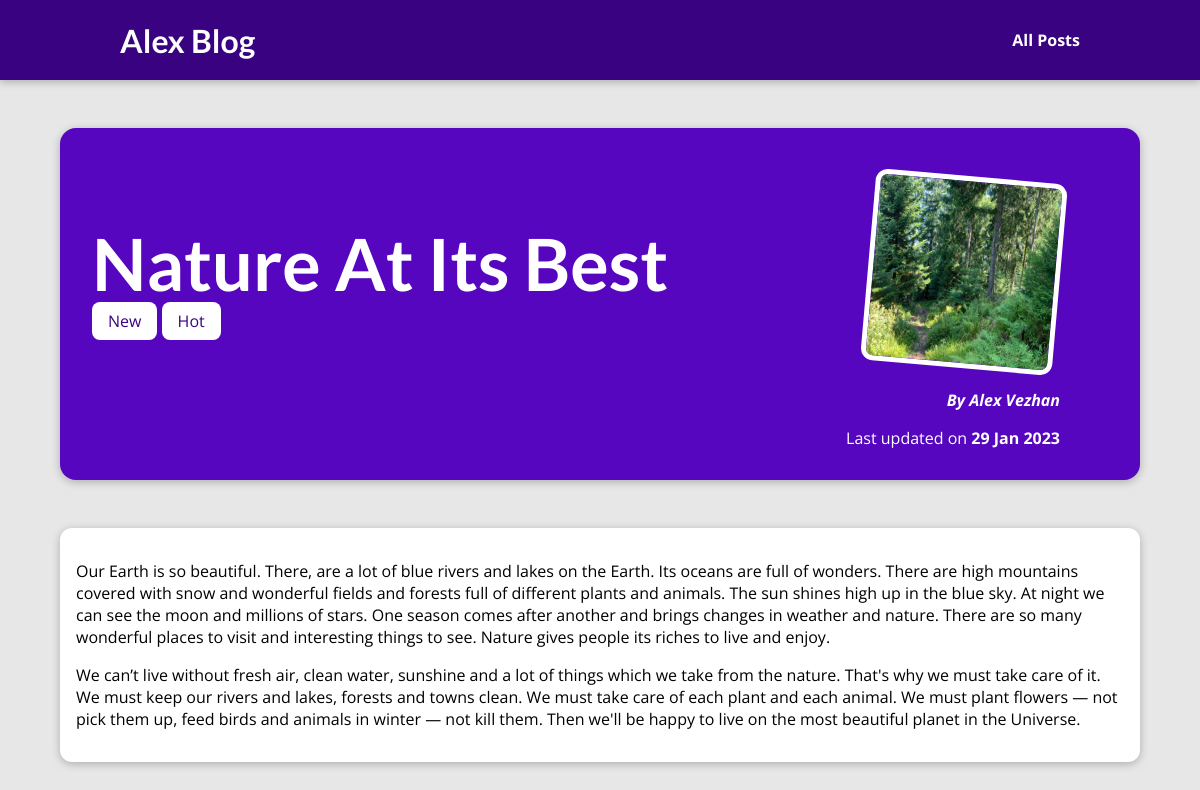
The page /posts/nature-at-its-best on the database its author committed.
### blog/models.py (models this page shows, shortened)
class Post(models.Model):
    title = models.CharField(max_length=150, blank=True)
    excerpt = models.CharField(max_length=300, blank=True)
    image = models.ImageField(upload_to = 'posts', null = True)
    date = models.DateField(auto_now=True)
    slug = models.SlugField(unique=True, db_index=True)
    content = models.TextField(validators=[MinLengthValidator(10)])
    author = models.ForeignKey(Author, on_delete=models.SET_NULL, null=True, related_name='posts')
    tags = models.ManyToManyField(Tag)

class Tag(models.Model):
    caption = models.CharField(max_length=20)

class Author(models.Model):
    firts_name = models.CharField(max_length=100)
    last_name = models.CharField(max_length=100)
    email = models.EmailField(max_length=254)
    def full_name(self):
        return f'{self.firts_name} {self.last_name}'
    def __str__(self):
        return self.full_name()

### blog/views.py (the view)
# urls.py: path('posts/<slug:slug>', views.post_detail, name='post-detail-page') #/posts/my-first-post
def post_detail(request, slug):
    indentified_post = get_object_or_404(Post, slug=slug)
    return render(request, 'blog/post-detail.html', {
        'post': indentified_post,
        'post_tags': indentified_post.tags.all()
    })

### blog/templates/blog/post-detail.html (shortened to what this page needs)
{% extends 'base.html'%}
{% load static %}
{% block css_files%}
    <link rel='stylesheet' href='{% static 'blog/post-detail.css' %}'>
{% endblock %}
{% block content%}
    <section id='summary'>
        <h2>{{ post.title }}</h2>
        <div>
            {% for tag in post_tags%}
                <span class='tag'>{{ tag.caption }}</span>
            {% endfor%}
        </div>
        <article>
            <img src= '{{ post.image.url }}' alt='Post title'>
            <address>By <a href ={{ post.author.email_address }}>{{ post.author }}</a></address>
            <div>
                <p>Last updated on <time>{{post.date|date:'d M Y'}}</time></p>
            </div>
        </article>
    </section>
    <main>
        {{ post.content|linebreaks }}
    </main>
{% endblock %}

### static/app.css (style rules this page uses)
* { box-sizing: border-box; }
html { font-family: 'Open Sans', 'Lato', sans-serif; }
body { margin: 0; }
h1, h2, h3 { font-family: 'Lato', sans-serif; font-weight: bold; }

### blog/static/blog/post-detail.css (style rules this page uses)
body { background-color: #e7e7e7; }
#summary { margin: 8rem auto 3rem auto; padding: 2rem; width: 90%; max-width: 90rem; border-radius: 16px; background-color: #5706c0; position: relative; box-shadow: 0 2px 8px rgba(0, 0, 0, 0.25); height: 22rem; }
#summary h2 { color: white; font-size: 4.5rem; margin-bottom: 0.25rem; }
#summary article { position: absolute; top: 2rem; right: 3rem; padding: 1rem 2rem; border-radius: 12px; text-align: right; color: white; }
#summary article img { width: 12rem; height: 12rem; border-radius: 12px; transform: rotateZ(5deg); border: 5px solid white; margin-bottom: 1rem; }
#summary address { font-weight: bold; }
#summary a { color: white; text-decoration: none; }
#summary time { font-weight: bold; }
main { width: 90%; max-width: 90rem; margin: 3rem auto; background-color: white; padding: 1rem; border-radius: 12px; box-shadow: 0 2px 8px rgba(0, 0, 0, 0.25); }
.tag { background-color: white; color: #390281; padding: 0.5rem 1rem; border-radius: 8px; }

### rows shown on the page
Post: title "Nature At Its Best", image (picture), author "Alex Vezhan", date "29 Jan 2023", content "Our Earth is so beautiful. There, are a lot of blue rivers and lakes on the Earth. Its oceans are full of wonders. There are high mountains covered with snow and wonderful fields and forests full of different plants and animals. The sun shines high up in the blue sky. At night we can see the moon and millions of stars. One season comes after another and brings changes in weather and nature. There are so many wonderful places to visit and interesting things to see. Nature gives people its riches to live and enjoy. We can’t live without fresh air, clean water, sunshine and a lot of things which we take from the nature. That's why we must take care of it. We must keep our rivers and lakes,…"
Tag: caption "New"
Tag: caption "Hot"
